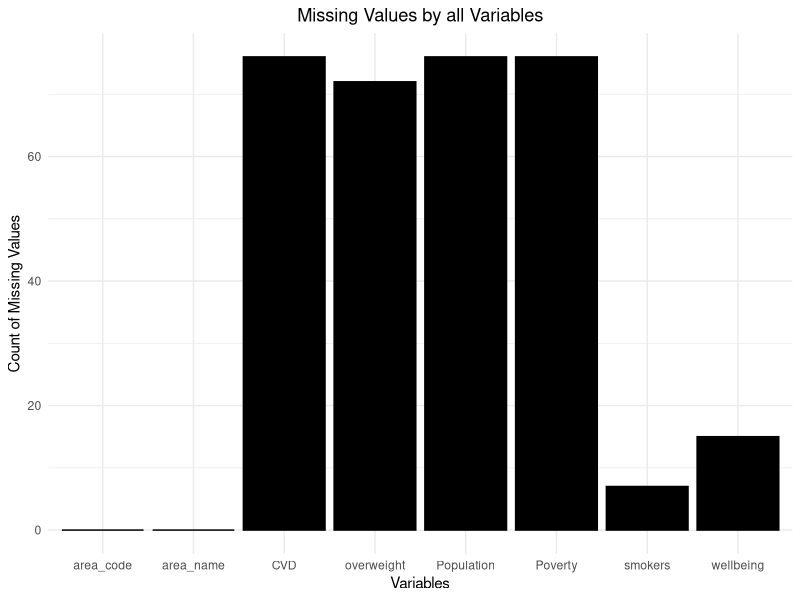
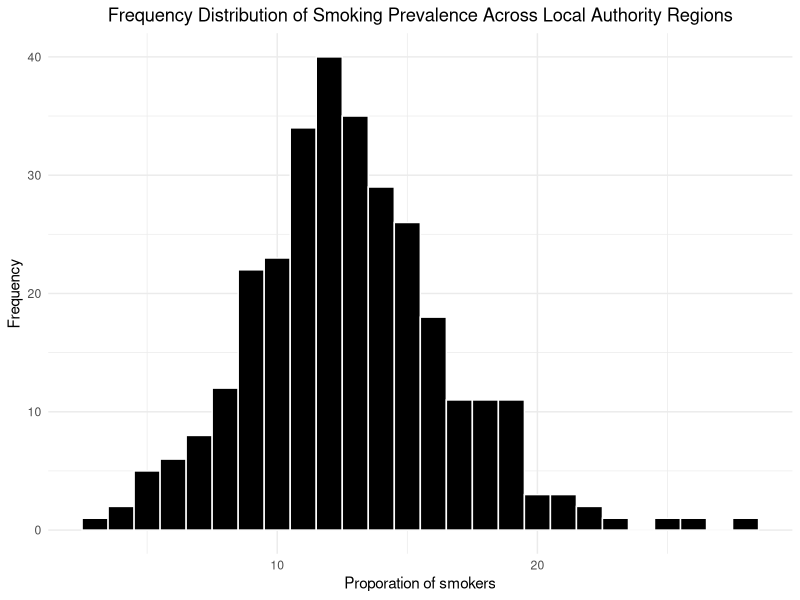
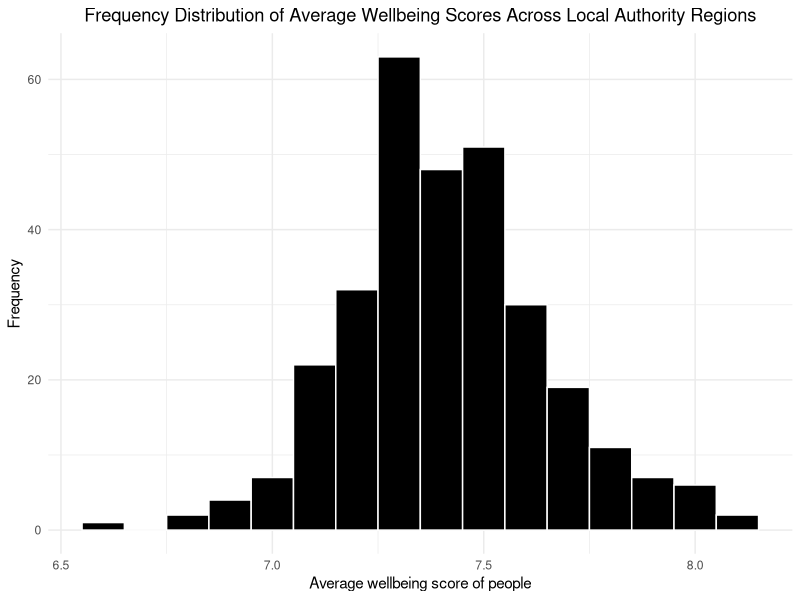
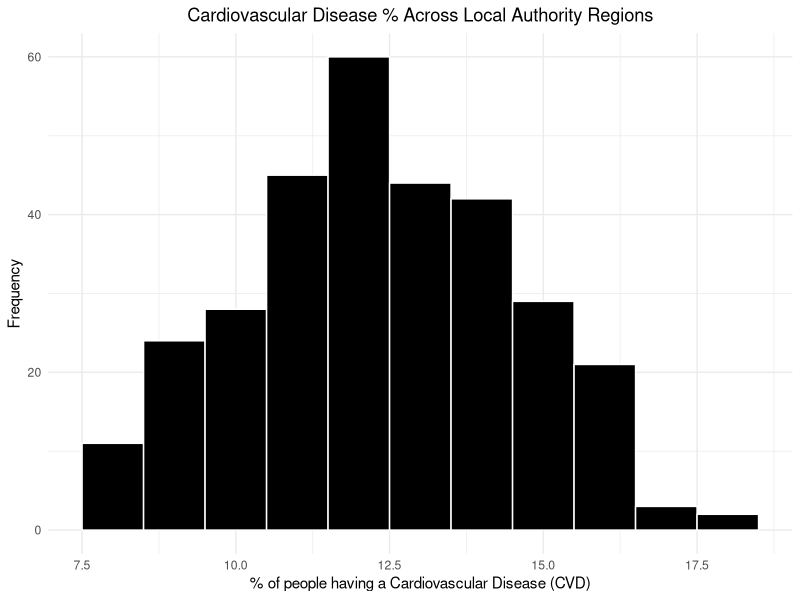
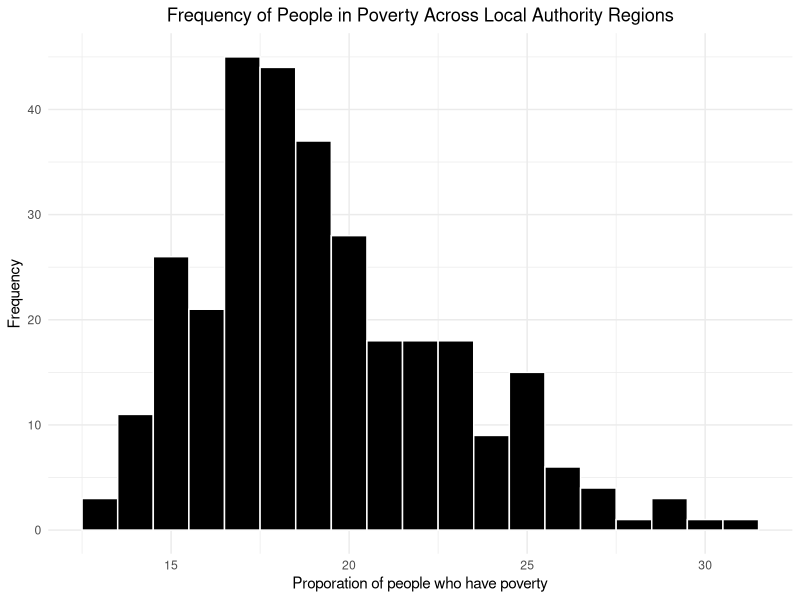
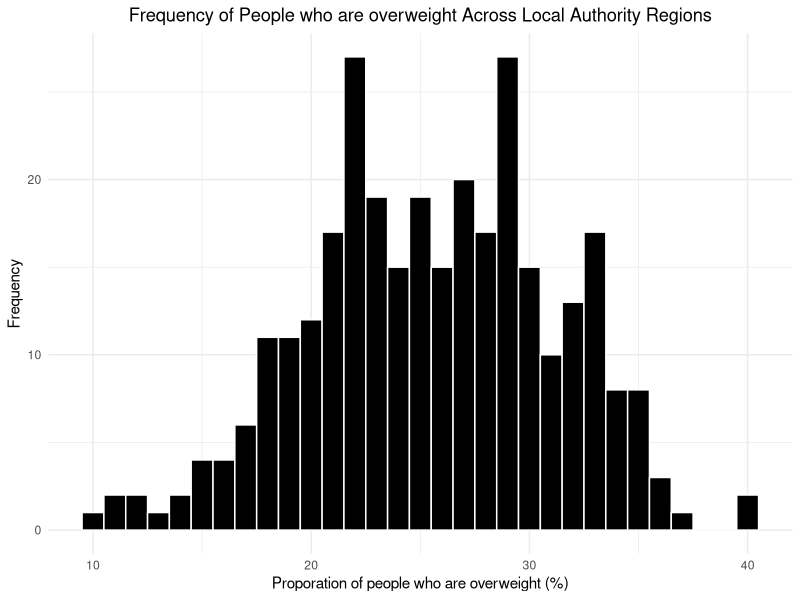
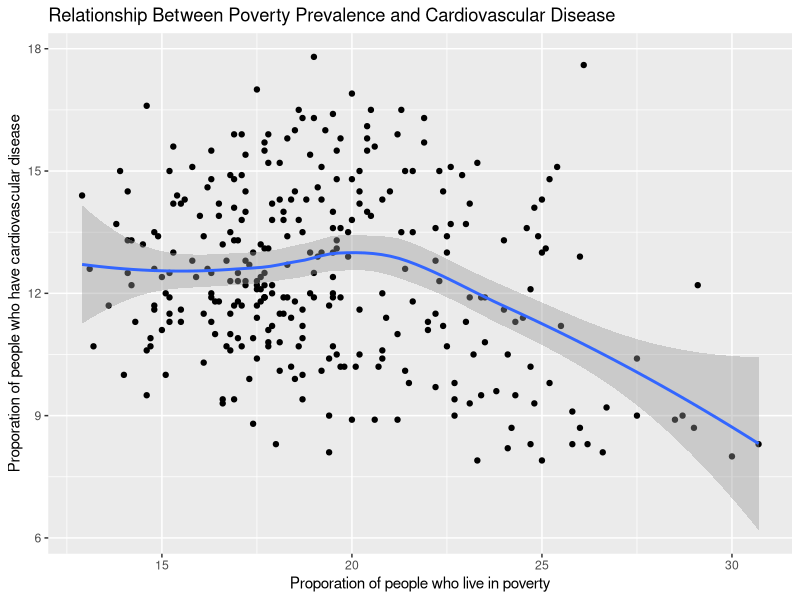
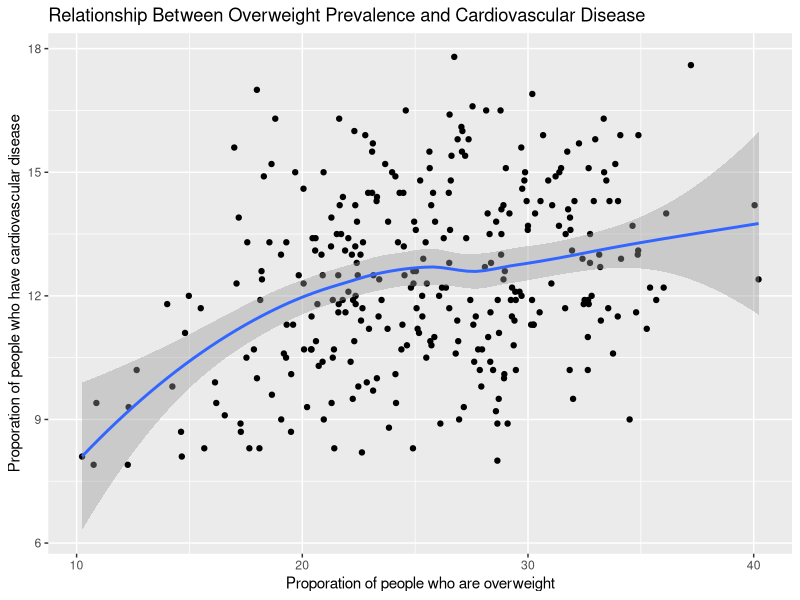

These charts were generated, in order, by the following R code:
## ---- chunk 1
library(tidyverse)
options(width=100)
## ---- chunk 2
library(ggplot2)
library(dplyr)
library(tibble)
library(knitr)
library(Hmisc)
library(car)
library(gridExtra)
## ---- chunk 3
data <- read_csv("Cardio_Vascular_Disease.csv")
View(data)

## ---- chunk 4
na_summary <- data %>% 
  summarise_all(~sum(is.na(.))) %>% 
  pivot_longer(cols = everything(), names_to = "Variable", values_to = "NA_Count")

ggplot(na_summary, aes(x=Variable, y=NA_Count)) +
  geom_bar(stat="identity", fill="black", color="black") +
  labs(x="Variables", y="Count of Missing Values", title="Missing Values by all Variables") +
  theme_minimal() + 
theme(plot.title = element_text(hjust = 0.5))
## ---- chunk 5
# Calculate missing values for each column
missing_summary <- data %>%
  summarise_all(~sum(is.na(.))) %>%
  pivot_longer(cols = everything(), names_to = "Variable", values_to = "NA_Count") %>%
  mutate(Total_Rows = nrow(data),
         Percentage_Missing = (NA_Count / Total_Rows) * 100) %>%
  filter(NA_Count > 0)  # Filter only variables with missing values

# View the summary table
print(missing_summary)

# Formatted table
kable(missing_summary, col.names = c("Variable", "Count of Missing Values", "Total Rows", "Percentage Missing"), caption = "Summary of Missing Variables")

## ---- chunk 6
data <- data %>% 
  filter(!is.na(CVD))

## ---- chunk 7
# Recalculate missing values for each column
missing_summary <- data %>%
  summarise_all(~sum(is.na(.))) %>%
  pivot_longer(cols = everything(), names_to = "Variable", values_to = "NA_Count") %>%
  mutate(
    Total_Rows = nrow(data),
    Percentage_Missing = (NA_Count / Total_Rows) * 100
  ) %>%
  filter(NA_Count > 0)  # Filter to show only columns with missing values

# View the summary table
print(missing_summary)

# Optional: Save as a formatted table (if needed)
kable(
  missing_summary,
  col.names = c("Variable", "Count of Missing Values", "Total Rows", "Percentage Missing"),
  caption = "Summary of Missing Variables After Removing CVD variable NAs"
)

## ---- chunk 8
ggplot(data, aes(x=smokers)) + 
  geom_histogram(binwidth=1, fill="black", color="white") + 
  labs(x="Proporation of smokers", y="Frequency", title = "Frequency Distribution of Smoking Prevalence Across Local Authority Regions") + 
  theme_minimal() + 
theme(plot.title = element_text(hjust = 0.5))

## ---- chunk 9
data$smokers[is.na(data$smokers)] <- median(data$smokers, na.rm = TRUE)
## ---- chunk 10

ggplot(data, aes(x=wellbeing)) + 
  geom_histogram(binwidth=0.1, fill="black", color="white") + 
  labs(x="Average wellbeing score of people", y="Frequency", title = "Frequency Distribution of Average Wellbeing Scores Across Local Authority Regions") + 
  theme_minimal() + 
theme(plot.title = element_text(hjust = 0.5))
## ---- chunk 11
data$wellbeing[is.na(data$wellbeing)] <- median(data$wellbeing, na.rm = TRUE)

## ---- chunk 12
ggplot(data, aes(x=CVD)) + 
  geom_histogram(binwidth=1, fill="black", color="white") + 
  labs(x="% of people having a Cardiovascular Disease (CVD)", y="Frequency", title = "Cardiovascular Disease % Across Local Authority Regions") +
  theme_minimal() + 
  theme(plot.title = element_text(hjust = 0.5))

## ---- chunk 13
ggplot(data, aes(x=Poverty)) + 
  geom_histogram(binwidth=1, fill="black", color="white") + 
  labs(x = "Proporation of people who have poverty", y="Frequency", title = "Frequency of People in Poverty Across Local Authority Regions") +
  theme_minimal() + 
  theme(plot.title = element_text(hjust = 0.5))

## ---- chunk 14
ggplot(data, aes(x=overweight)) + 
  geom_histogram(binwidth=1, fill="black", color="white") + 
  labs(x = "Proporation of people who are overweight (%)", y="Frequency", title = "Frequency of People who are overweight Across Local Authority Regions") +
  theme_minimal() + 
  theme(plot.title = element_text(hjust = 0.5))
## ---- chunk 15
ggplot(data, aes(y=CVD, x=Poverty)) + geom_point() + geom_smooth() + labs(x="Proporation of people who live in poverty", y="Proporation of people who have cardiovascular disease", title ="Relationship Between Poverty Prevalence and Cardiovascular Disease")
ggplot(data, aes(y=CVD, x=overweight)) + geom_point() + geom_smooth() + labs(x="Proporation of people who are overweight", y="Proporation of people who have cardiovascular disease", title ="Relationship Between Overweight Prevalence and Cardiovascular Disease")
ggplot(data, aes(y=CVD, x=smokers)) + geom_point() + geom_smooth() + labs(x="Proporation of people who are smokers", y="Proporation of people who have cardiovascular disease", title ="Relationship Between Smoking Prevalence and Cardiovascular Disease")
ggplot(data, aes(y=CVD, x=wellbeing)) + geom_point() + geom_smooth() + labs(x="Proporation of people who have a wellbeing", y="Proporation of people who have cardiovascular disease", title ="Relationship Between wellbeing Prevalence and Cardiovascular Diseases")
## ---- chunk 16
if (any(duplicated(data))) {
  # Extract duplicate rows (excluding the first occurrence)
  duplicates <- data[duplicated(data), ]
  print("Duplicate Rows Found:")
  print(duplicates)
} else {
  # No duplicates found
  print("No Duplicates Found in the Dataset")
}
## ---- chunk 17
data_numeric <- data %>% select(-area_name, -area_code, - Population)

# Summarize the dataset
summary_table <- data_numeric %>%
  summarise(
    Variable = names(.),
    Count = sapply(., function(x) sum(!is.na(x))),
    Unique_Values = sapply(., function(x) length(unique(x))),
    Mean = sapply(., function(x) if(is.numeric(x)) mean(x, na.rm = TRUE) else NA),
    Std_Dev = sapply(., function(x) if(is.numeric(x)) sd(x, na.rm = TRUE) else NA),
    Min = sapply(., function(x) if(is.numeric(x)) min(x, na.rm = TRUE) else NA),
    Q1 = sapply(., function(x) if(is.numeric(x)) quantile(x, 0.25, na.rm = TRUE) else NA),
    Median = sapply(., function(x) if(is.numeric(x)) median(x, na.rm = TRUE) else NA),
    Q3 = sapply(., function(x) if(is.numeric(x)) quantile(x, 0.75, na.rm = TRUE) else NA),
    Max = sapply(., function(x) if(is.numeric(x)) max(x, na.rm = TRUE) else NA),
    Missing_Values = sapply(., function(x) sum(is.na(x)))
  )

# Convert the summary table to a data frame for presentation
summary_table <- as.data.frame(summary_table)

# Present the summary table using knitr for a neat format
kable(summary_table, digits = 2, caption = "Summary of Dataset (Excluding Area Name and Area Code)")
## ---- chunk 18
rcorr(as.matrix(select_if(data, is.numeric)))
## ---- chunk 19
# Create a data frame with the data
correlation_data <- data.frame(
  Relationship = c("Smoking vs Poverty", "Smoking vs Overweight", "Overweight vs Poverty", 
                   "Wellbeing vs Poverty", "Wellbeing vs Smoking", "Overweight vs Wellbeing"),
  `P-value` = c("< 0.0001", "< 0.0001", "0.0103", "< 0.0001", "< 0.0005", "0.482"),
  r = c(0.36, 0.39, 0.15, -0.34, -0.20, -0.04),
  `Shared Variance (%)` = c(12.96, 15.21, 2.25, 11.56, 4.00, NA)
)

# Format the table
kable(correlation_data, 
      col.names = c("Relationship", "P-value", "Correlation (r)", "Shared Variance (%)"), 
      caption = "Summary of Correlations, P-values, and Shared Variances")


## ---- chunk 20
m.cvd.by.smokers.overweight.poverty.wellbeing <- lm(CVD ~ Poverty + smokers + overweight + wellbeing , data=data)
summary(m.cvd.by.smokers.overweight.poverty.wellbeing)
cbind(coef(m.cvd.by.smokers.overweight.poverty.wellbeing), confint(m.cvd.by.smokers.overweight.poverty.wellbeing))
## ---- chunk 21
vif(m.cvd.by.smokers.overweight.poverty.wellbeing)
## ---- chunk 22
ggplot(data = data, aes(x = Poverty, y = CVD)) +
  geom_point(color = "black", size = 2, alpha = 0.7) + 
  geom_smooth(method = "lm", color = "red", se = TRUE) + 
  labs(
    title = "Effect of Poverty on Cardiovascular diseases",
    x = "Poverty (%)",
    y = "Cardiovascular Disease (CVD) Rate"
  ) +
  theme_minimal() + 
  theme(
    plot.title = element_text(size = 14, face = "bold", hjust = 0.5),
    axis.title = element_text(size = 12)
  )
## ---- chunk 23
library(ggplot2)
library(dplyr)
library(tibble)
library(knitr)
library(Hmisc)
library(car)
library(gridExtra)
## ---- chunk 24
data1 <- read_csv("cust_satisfaction.csv")
View(data1)
## ---- chunk 25
# Load necessary libraries
library(dplyr)
library(tidyr)
library(knitr)

# Calculate missing values for each column
missing_summary <- data1 %>%
  summarise_all(~sum(is.na(.))) %>%
  pivot_longer(cols = everything(), names_to = "Variable", values_to = "NA_Count") %>%
  mutate(Total_Rows = nrow(data1),
         Percentage_Missing = (NA_Count / Total_Rows) * 100) %>%
  filter(NA_Count > 0)  # Filter only variables with missing values

# Check if there are missing values
if (nrow(missing_summary) == 0) {
  cat("No missing values found in the dataset.\n")
} else {
  # Display the summary table
  kable(missing_summary, col.names = c("Variable", "Count of Missing Values", "Total Rows", "Percentage Missing"), 
        caption = "Summary of Missing Variables")
}

## ---- chunk 26
ggplot(data1, aes(x=customer.satisfaction)) + 
  geom_histogram(binwidth=0.5, fill="black", color="white") + 
  labs(x="Average customer satisfaction score", y="Frequency", title = "Frequency Distribution of average customer satisfaction score across each store") + 
  theme_minimal() + 
theme(plot.title = element_text(hjust = 0.5))
## ---- chunk 27
ggplot(data1, aes(x=staff.satisfaction)) + 
  geom_histogram(binwidth=0.5, fill="black", color="white") + 
  labs(x="Average staff satisfaction score", y="Frequency", title = "Frequency Distribution of average staff satisfaction score across each store") + 
  theme_minimal() + 
theme(plot.title = element_text(hjust = 0.5))
## ---- chunk 28
ggplot(data1, aes(x=delivery.time)) + 
  geom_histogram(binwidth=3, fill="black", color="white") + 
  labs(x="Average delivery time of large and custom items", y="Frequency", title = "Frequency Distribution of delivery time across each store") + 
  theme_minimal() + 
theme(plot.title = element_text(hjust = 0.5))
## ---- chunk 29
data1$new_range <- ifelse(data1$new_range, 1, 0)
## ---- chunk 30
ggplot(data1, aes(x = factor(new_range))) +
  geom_bar(fill = "steelblue", color = "black") +
  labs(
    title = "Distribution of New Range",
    x = "New Range (0 or 1)",
    y = "Count"
  ) +
  theme_minimal() + theme(plot.title = element_text(hjust = 0.5))

## ---- chunk 31
summary_table <- table(data1$new_range)
summary_data1 <- data.frame(
  New_Range = names(summary_table),
  Count = as.vector(summary_table),
  Percentage = round(100 * summary_table / sum(summary_table), 2)
)

print(summary_data1)
## ---- chunk 32
# Ensure SES_category is a factor or character
data1$SES_category <- as.character(data1$SES_category)

# Create a frequency table
summary_table <- table(data1$SES_category, useNA = "ifany") 

# Convert to a data frame with counts and percentages
summary_df <- data.frame(
  SES_Category = names(summary_table),
  Count = as.vector(summary_table),
  Percentage = round(100 * summary_table / sum(summary_table), 2)
)

print(summary_df)

## ---- chunk 33
ggplot(data1, aes(y=customer.satisfaction, x=staff.satisfaction)) + geom_point() + geom_smooth() + labs(x="Average staff satisfaction", y="Average customer satisfaction", title ="Relationship Between average customer satisfaction and average staff satisfaction")
ggplot(data1, aes(y=customer.satisfaction, x= delivery.time)) + geom_point() + geom_smooth() + labs(x="Average delivery time", y="Average customer satisfaction", title ="Relationship Between average customer satisfaction and average delivery time")
## ---- chunk 34

p2 <- ggplot(data1, aes(x = SES_category, y = customer.satisfaction, fill = SES_category)) +
  geom_boxplot() +
  theme_minimal() +
  labs(title = "Customer Satisfaction by SES Category", x = "SES Category", y = "Customer Satisfaction") +
  scale_fill_brewer(palette = "Pastel1") +
  theme(plot.title = element_text(hjust = 0.5))  
print(p2)
## ---- chunk 35
data1_numeric <- data1 %>% select(-SES_category, -new_range)

# Summarize the dataset
summary_table1 <- data1_numeric %>%
  summarise(
    Variable = names(.),
    Count = sapply(., function(x) sum(!is.na(x))),
    Unique_Values = sapply(., function(x) length(unique(x))),
    Mean = sapply(., function(x) if(is.numeric(x)) mean(x, na.rm = TRUE) else NA),
    Std_Dev = sapply(., function(x) if(is.numeric(x)) sd(x, na.rm = TRUE) else NA),
    Min = sapply(., function(x) if(is.numeric(x)) min(x, na.rm = TRUE) else NA),
    Q1 = sapply(., function(x) if(is.numeric(x)) quantile(x, 0.25, na.rm = TRUE) else NA),
    Median = sapply(., function(x) if(is.numeric(x)) median(x, na.rm = TRUE) else NA),
    Q3 = sapply(., function(x) if(is.numeric(x)) quantile(x, 0.75, na.rm = TRUE) else NA),
    Max = sapply(., function(x) if(is.numeric(x)) max(x, na.rm = TRUE) else NA),
    Missing_Values = sapply(., function(x) sum(is.na(x)))
  )

# Convert the summary table to a data frame for presentation
summary_table1 <- as.data.frame(summary_table1)

# Present the summary table using knitr for a neat format
kable(summary_table1, digits = 2, caption = "Summary of Dataset (Excluding SES category and new range)")
## ---- chunk 36
rcorr(as.matrix(select_if(data1, is.numeric)))
## ---- chunk 37
# Create a data frame with the extracted data
correlation_data <- data.frame(
  Relationship = c("Customer Satisfaction vs Staff Satisfaction", 
                   "Customer Satisfaction vs Delivery Time", 
                   "Customer Satisfaction vs New Range", 
                   "Staff Satisfaction vs Delivery Time", 
                   "Staff Satisfaction vs New Range", 
                   "Delivery Time vs New Range"),
  `P-value` = c("0.0000", "0.0000", "0.3858", "0.2602", "0.6010", "0.4267"),
  `Correlation (r)` = c(0.45, -0.26, 0.05, -0.07, 0.03, -0.05),
  `Shared Variance (%)` = c(0.45^2 * 100, (-0.26)^2 * 100, 0.05^2 * 100, 
                            (-0.07)^2 * 100, 0.03^2 * 100, (-0.05)^2 * 100)
)

# Format the table using kable
library(knitr)
kable(correlation_data, 
      col.names = c("Relationship", "P-value", "Correlation (r)", "Shared Variance (%)"), 
      caption = "Summary of Correlations, P-values, and Shared Variances")

## ---- chunk 38
data1$SES_category <- factor(data1$SES_category, levels = c("High", "Medium", "Low"))

model.cs.by.ss.ses.time <- lm(customer.satisfaction ~ staff.satisfaction + delivery.time + new_range + SES_category, data = data1)

summary(model.cs.by.ss.ses.time )
cbind(coef(model.cs.by.ss.ses.time), confint(model.cs.by.ss.ses.time))
## ---- chunk 39

data1$SES_category <- factor(data1$SES_category, levels = c("High", "Medium", "Low"))
model.cs.by.ses.time.interaction <- lm(customer.satisfaction ~ delivery.time * SES_category, data = data1)
summary(model.cs.by.ses.time.interaction)
cbind(coef(model.cs.by.ses.time.interaction), confint(model.cs.by.ses.time.interaction))

## ---- chunk 40

new_data <- expand.grid(
  delivery.time = seq(min(data1$delivery.time), max(data1$delivery.time), length.out = 100),
  SES_category = c("High", "Medium", "Low")
)

new_data$predicted_satisfaction <- predict(model.cs.by.ses.time.interaction, newdata = new_data)

ggplot(new_data, aes(x = delivery.time, y = predicted_satisfaction, color = SES_category)) +
  geom_line(size = 1.2) +
  labs(
    title = "Interaction of Delivery Time and SES Category on Customer Satisfaction",
    x = "Delivery Time",
    y = "Predicted Customer Satisfaction",
    color = "SES Category"
  ) +
  theme_minimal()


data1$fitted <- fitted(model.cs.by.ses.time.interaction)

plot.residuals.delivery <- ggplot(data1, aes(y = customer.satisfaction, x = delivery.time)) + 
    geom_point() + 
    geom_smooth(method = lm, formula = y ~ x) + 
    labs(
        x = "Delivery Time",
        y = "Customer Satisfaction",
        subtitle = "Effect of Delivery Time on Customer Satisfaction"
    )

plot.residuals.ses <- ggplot(data1, aes(y = customer.satisfaction, x = delivery.time, color = SES_category)) + 
    geom_point() + 
    geom_smooth(method = lm, aes(fill = SES_category), formula = y ~ x, alpha = 0.2) + 
    scale_color_manual(values = c("red", "blue", "green")) + 
    scale_fill_manual(values = c("red", "blue", "green")) + 
    labs(
        x = "Delivery Time",
        y = "Customer Satisfaction",
        subtitle = "Effect of Delivery Time on Customer Satisfaction by SES Category",
        color = "SES Category",
        fill = "SES Category"
    )

# Arrange the two plots in a grid
grid.arrange(plot.residuals.delivery, plot.residuals.ses, ncol = 1)
